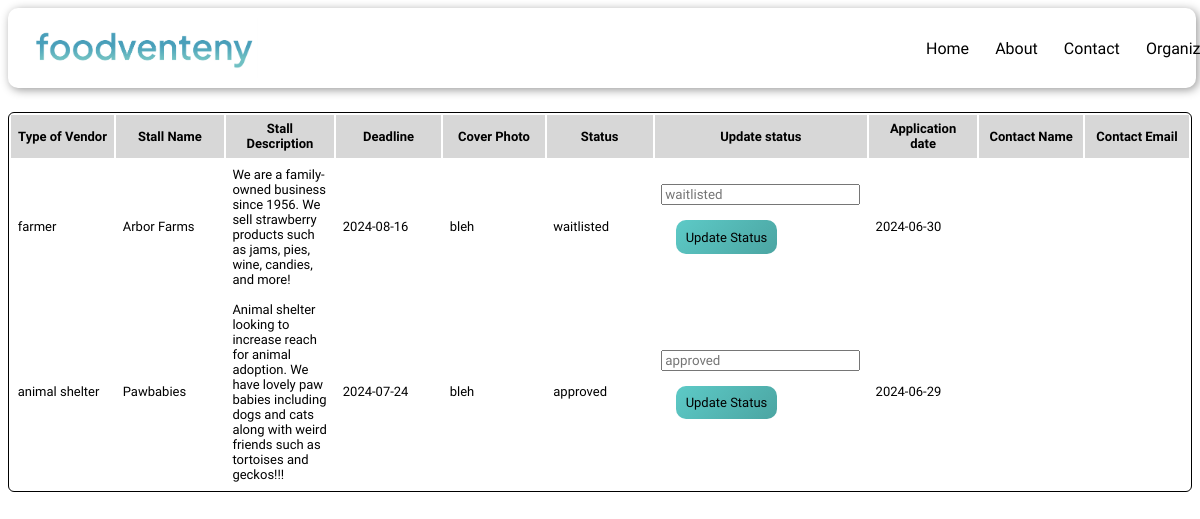
Before: / with the older database file.
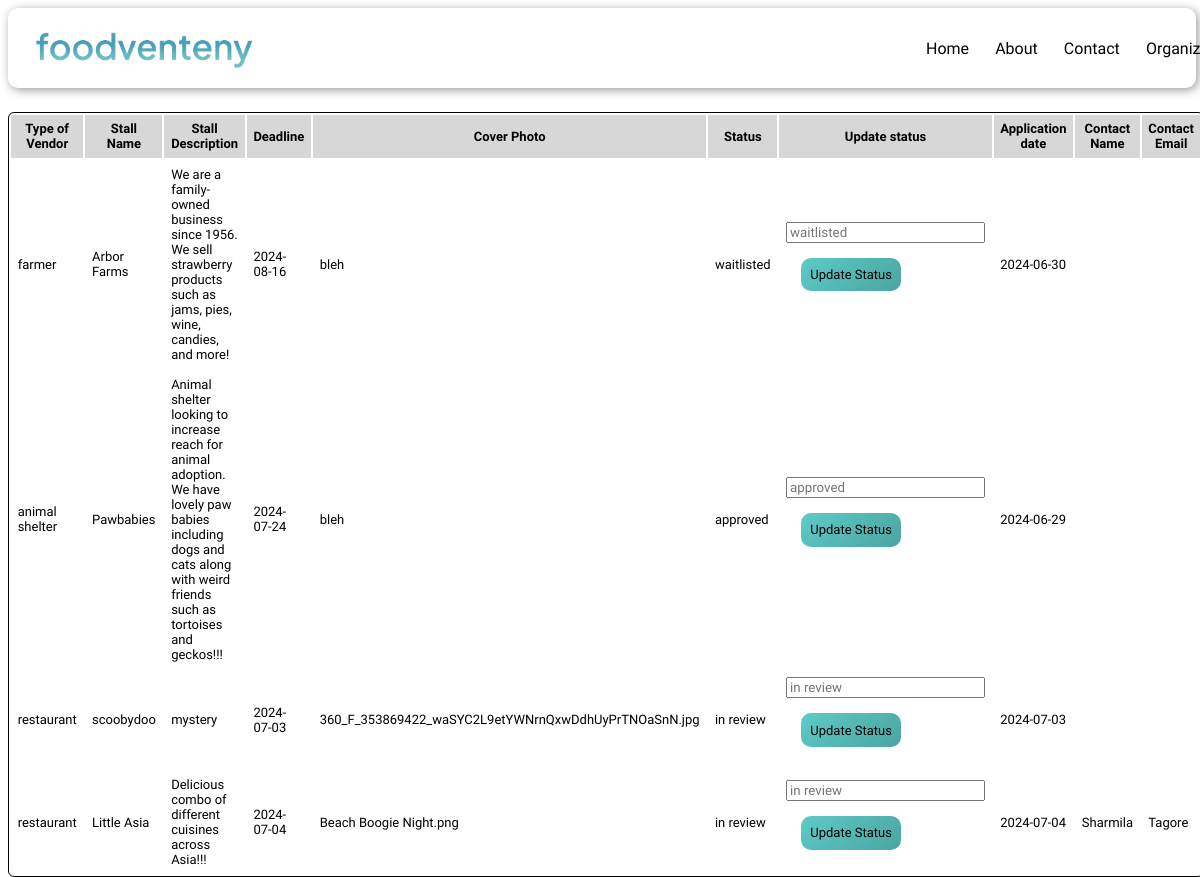
After: the same page with the newer database file.
### tables this page shows
CREATE TABLE `php_docker_table` (
  `id` int NOT NULL,
  `vendorType` enum('restaurant','farmer','small business','animal shelter','community outreach','other') NOT NULL,
  `title` varchar(256) NOT NULL,
  `description` text NOT NULL,
  `deadline` date NOT NULL,
  `coverPhoto` varchar(256) NOT NULL,
  `status` enum('approved','waitlisted','denied','in review') NOT NULL,
  `dateCreated` date NOT NULL,
  `contactName` varchar(100) NOT NULL,
  `contactEmail` varchar(100) NOT NULL
);

### index.php (the view, shortened to what this page needs)
<?php
$connect = mysqli_connect(
    'db',
    'php_docker',
    'password',
    'php_docker'
);
$table_name = "php_docker_table";
$query = "SELECT * FROM $table_name";
$response = mysqli_query($connect, $query);
?>
<html>
<head>
    <link rel="stylesheet" href="css/styles.css">
</head>
<body>
<nav class="navigation-bar">
        <img class="logo" src="./images/foodventeny.png">
        <div class="navlinks">
            <a href="./homepage.php">Home</a>
            <a href="#">About</a>
            <a href="#">Contact</a>
            <a href="./index.php">Organizer?</a>
        </div>
    </nav>
    <div>
        <table class="tableResults">
            <tr>
                <th>Type of Vendor</th>
                <th>Stall Name</th>
                <th>Stall Description</th>
                <th>Deadline</th>
                <th>Cover Photo</th>
                <th>Status</th>
                <th>Update status</th>
                <th>Application date</th>
                <th>Contact Name</th>
                <th>Contact Email</th>
            </tr>
            <tr>
                <?php while($i = mysqli_fetch_assoc($response)) { ?>
                <td><?php echo $i['vendorType']; ?></td>
                <td><?php echo $i['title']; ?></td>
                <td><?php echo $i['description']; ?></td>
                <td><?php echo $i['deadline']; ?></td>
                <td><?php echo $i['coverPhoto']; ?></td>
                <td id="statusCell_<?php echo $i['id']; ?>"><?php echo $i['status']; ?></td>
                <td>
                    <input list="statusOptions" id="statusType_<?php echo $i['id']; ?>" name="statusType" placeholder='<?php echo $i['status']; ?>'>
                    <button class="secondaryButton" onclick="updateStatus(<?php echo $i['id']; ?>)">Update Status</button>
                </td>
                <td><?php echo $i['dateCreated']; ?></td>
                <td><?php echo $i['contactName']; ?></td>
                <td><?php echo $i['contactEmail']; ?></td>
            </tr>
            <?php } ?>
        </table>
    </div>
</body>
</html>

### css/styles.css (style rules this page uses)
html { font-family: 'Plus Jakarta Sans', sans-serif; font-size: x-large; font-size: 5vw; font-weight: 600; }
body { height:100%; font-weight: 400; font-size: medium; size: 50; }
input { font-family: 'Plus Jakarta Sans', sans-serif; }
.secondaryButton { padding: 0pt; padding: 7pt; padding-left: 7pt; padding-right: 7pt; margin: 15px; font-size: small; font-family: 'Plus Jakarta Sans', sans-serif; border-radius: 10px; background-image: linear-gradient(135deg, #5DCAC7, #4BA5A2); border: 0px; }
.navigation-bar { width: 97%; height: 80px; background-color: white; border-radius: 10px; display: flex; flex-direction: row; justify-content: space-between; padding-left: 20px; padding-right: 20px; box-shadow: 2px 2px 10px #999999; margin: 0%; margin-bottom: 2%; }
.logo { width:230px; height: 60px; align-self: center; }
.navlinks { display: flex; align-items: center; justify-content: space-around; margin-right: 4%; }
.navlinks a { margin-right: 6%; margin-left: 6%; color: black; text-decoration: none; }
td, th { padding: 5pt; }
td { width: 10%; }
table { border-collapse:separate; border:solid black 1px; border-radius:6px; font-size: small; }
th { background-color: #D7D7D7; border-top: none; }
td:first-child, th:first-child { border-left: none; }

Changed rows visible on the page:
added php_docker_table: vendorType "restaurant", title "scoobydoo", description "mystery", deadline "2024-07-03", coverPhoto "360_F_353869422_waSYC2L9etYWNrnQxwDdhUyPrTNOaSnN.jpg", status "in review", statusType "in review", dateCreated "2024-07-03"
added php_docker_table: vendorType "restaurant", title "Little Asia", description "Delicious combo of different cuisines across Asia!!!", deadline "2024-07-04", coverPhoto "Beach Boogie Night.png", status "in review", statusType "in review", dateCreated "2024-07-04", contactName "Sharmila", contactEmail "Tagore"
